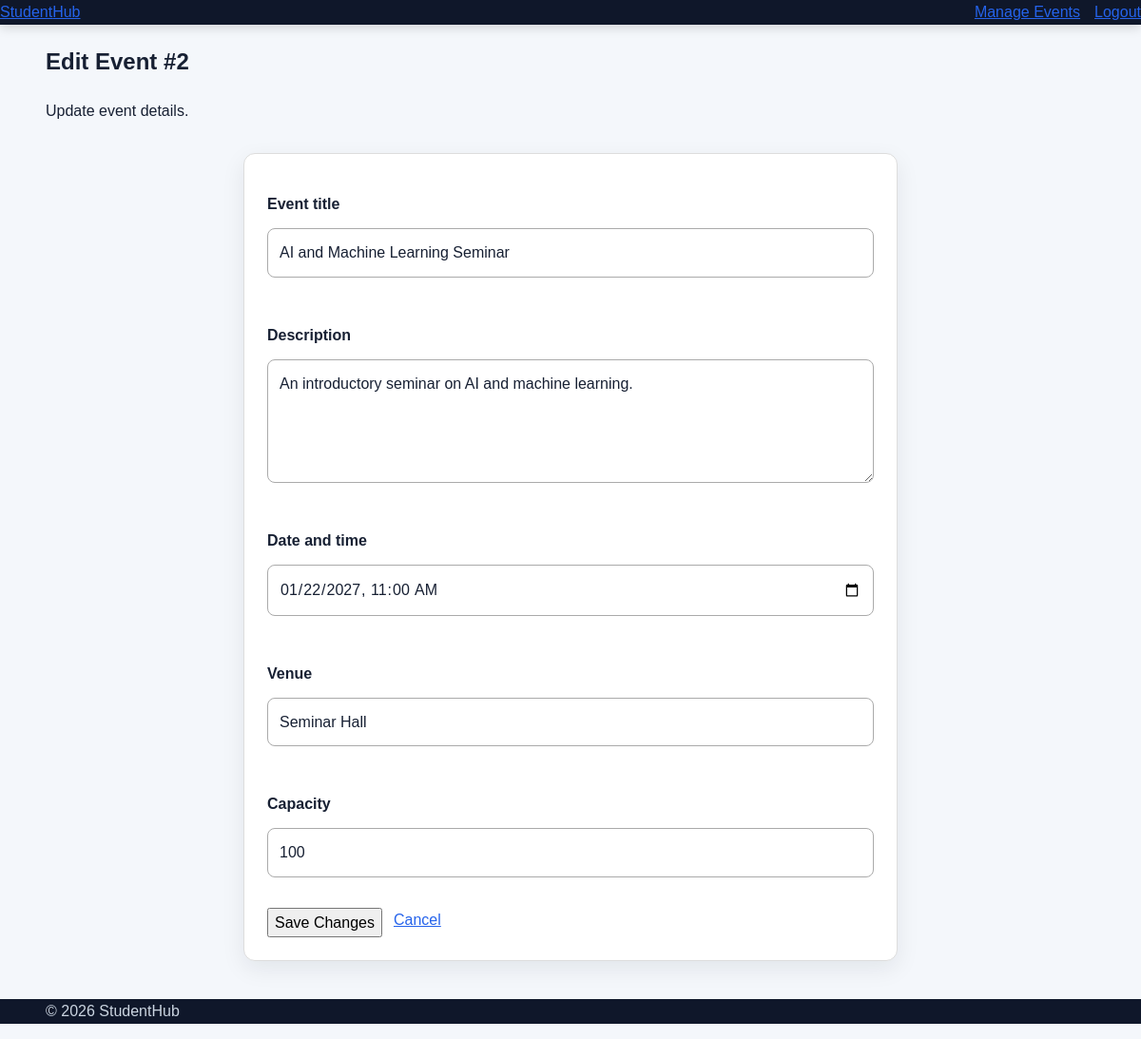
Screenshot of /StudentHub-12/admin/event-edit.php?id=2 (signed in) with the database file from the repository.
### tables this page shows
CREATE TABLE `events` (
  `event_id` int(10) UNSIGNED NOT NULL,
  `title` varchar(150) NOT NULL,
  `description` text DEFAULT NULL,
  `event_date` datetime NOT NULL,
  `venue` varchar(150) NOT NULL,
  `capacity` int(10) UNSIGNED DEFAULT NULL,
  `created_at` timestamp NOT NULL DEFAULT current_timestamp(),
  `poster_path` varchar(255) DEFAULT NULL
);

### StudentHub-12/admin/event-edit.php (the view, shortened to what this page needs)
<?php
require_once __DIR__ . '/../config/auth.php';
function e_event_edit(string $v): string { return htmlspecialchars($v, ENT_QUOTES, 'UTF-8'); }
$id = filter_input(INPUT_GET, 'id', FILTER_VALIDATE_INT);
$get = $pdo->prepare('SELECT event_id, title, description, event_date, venue, capacity FROM events WHERE event_id=:id LIMIT 1');
$get->execute(['id'=>$id]);
$event = $get->fetch();
$title = (string)$event['title'];
$description = (string)$event['description'];
$eventDate = (new DateTimeImmutable((string)$event['event_date']))->format('Y-m-d\TH:i');
$venue = (string)$event['venue'];
$capacity = (string)$event['capacity'];
?>
<!doctype html><html lang="en"><head><meta charset="utf-8"><meta name="viewport" content="width=device-width,initial-scale=1"><title>Edit Event - StudentHub</title><link rel="stylesheet" href="../css/style.css">
</head><body>
<header class="site-header"><div class="container nav-container"><a href="../index.html" class="logo">Student<span>Hub</span></a><nav class="main-nav"><a href="events.php">Manage Events</a><a href="../logout.php">Logout</a></nav></div></header>
<main><section class="page-header"><div class="container"><h1>Edit Event #<?=(int)$id?></h1><p>Update event details.</p></div></section><div class="form-wrap"><div class="form-card">
<form method="post" action="event-edit.php?id=<?=(int)$id?>"><input type="hidden" name="csrf_token" value="<?=e_event_edit($_SESSION['events_csrf'])?>">
<div class="form-group"><label for="title">Event title</label><input id="title" name="title" value="<?=e_event_edit($title)?>" required maxlength="150"></div>
<div class="form-group"><label for="description">Description</label><textarea id="description" name="description" required maxlength="5000"><?=e_event_edit($description)?></textarea></div>
<div class="form-group"><label for="event_date">Date and time</label><input id="event_date" type="datetime-local" name="event_date" value="<?=e_event_edit($eventDate)?>" required></div>
<div class="form-group"><label for="venue">Venue</label><input id="venue" name="venue" value="<?=e_event_edit($venue)?>" required maxlength="200"></div>
<div class="form-group"><label for="capacity">Capacity</label><input id="capacity" type="number" name="capacity" min="1" max="100000" value="<?=e_event_edit($capacity)?>" required></div>
<div class="actions"><button class="btn btn-primary" type="submit">Save Changes</button><a class="btn-small" href="events.php">Cancel</a></div></form>
</div></div></main><footer class="site-footer"><div class="container"><p>&copy; <?=date('Y')?> StudentHub</p></div></footer><script src="../js/script.js"></script></body></html>

### StudentHub-12/css/style.css (style rules this page uses)
:root { --bg: #f4f7fb; --surface: #ffffff; --surface-light: #eef3f9; --text: #172033; --muted: #5d687a; --primary: #2563eb; --primary-hover: #1d4ed8; --border: #d9e1ec; --header: #0f172a; --header-text: #ffffff; --shadow: 0 8px 24px rgba(15, 23, 42, 0.08); }
* { box-sizing: border-box; }
html { scroll-behavior: smooth; }
body { margin: 0; font-family: Arial, Helvetica, sans-serif; background: var(--bg); color: var(--text); line-height: 1.6; transition: background-color 0.25s ease, color 0.25s ease; }
a { color: var(--primary); }
button, input, select, textarea { font: inherit; }
button { cursor: pointer; }
.site-header { background: var(--header); color: var(--header-text); position: sticky; top: 0; z-index: 1000; box-shadow: 0 3px 12px rgba(0, 0, 0, 0.15); }
.container { width: min(92%, 1200px); margin-inline: auto; }
main { min-height: 70vh; }
.card, .form-card, .info-card, .stat-card { background: var(--surface); border: 1px solid var(--border); border-radius: 12px; padding: 20px; box-shadow: var(--shadow); }
form { display: grid; gap: 16px; }
.form-group { display: grid; gap: 6px; }
label { font-weight: 700; }
input, select, textarea { width: 100%; padding: 11px 12px; border: 1px solid var(--border); border-radius: 8px; background: var(--surface); color: var(--text); }
textarea { min-height: 130px; resize: vertical; }
.site-footer { background: var(--header); color: #cbd5e1; margin-top: 40px; }
.site-header .nav-container { display: flex !important; align-items: center !important; justify-content: space-between !important; flex-wrap: nowrap !important; width: 100%; }
.site-header .main-nav { display: flex !important; align-items: center !important; justify-content: flex-end !important; flex-wrap: nowrap !important; gap: 15px; }
.site-header .main-nav a { white-space: nowrap; }

### StudentHub-12/admin/event-edit.php (style rules this page uses)
.form-wrap { max-width:720px;margin:2rem auto;padding:0 1rem }
.form-card { padding:1.5rem;border:1px solid #ddd;border-radius:12px;background:var(--card-bg,#fff) }
.form-group { margin:1rem 0 }
.form-group label { display:block;margin-bottom:.4rem }
.form-group input,.form-group textarea { box-sizing:border-box;width:100%;padding:.75rem;border:1px solid #aaa;border-radius:8px }
.form-group textarea { min-height:130px }
.actions { display:flex;gap:.75rem;flex-wrap:wrap }

### rows the page displays
events: title "AI and Machine Learning Seminar", description "An introductory seminar on AI and machine learning.", event_date "01/22/2027 11:00", venue "Seminar Hall", capacity "100"

### other values shown
$id "2"
